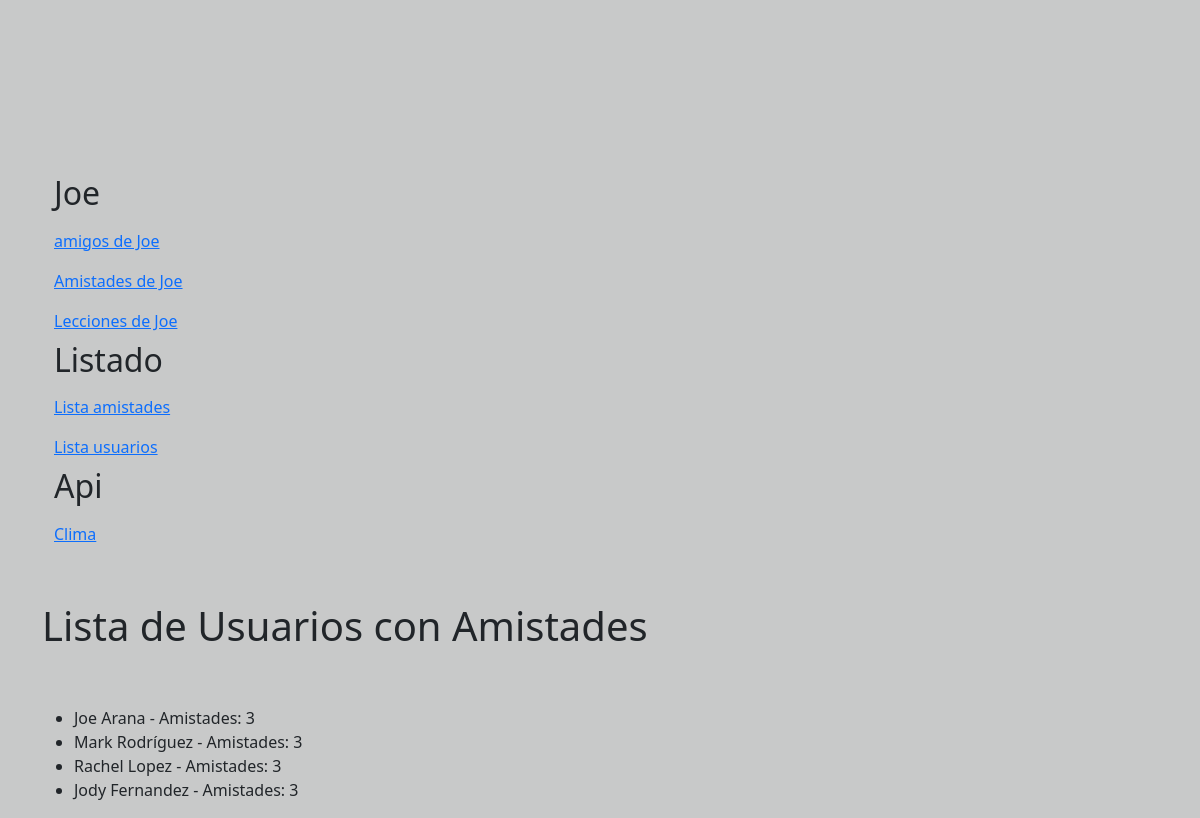
Page /amistades_usuarios/ on the committed database.
### aplicacion/models.py (models this page shows, shortened)
class Estudiante(models.Model):
    nombre = models.CharField(max_length=50, blank=False)
    apellido = models.CharField(max_length=50, blank=False)
    email = models.EmailField(blank=False)
    lecciones = models.ManyToManyField(Curso, related_name='estudiantes')
    amigos = models.ManyToManyField('self', blank=True)

### aplicacion/views.py (the view)
# urls.py: path('amistades_usuarios/', listar_amistades_usuarios, name="amistades_usuarios"),
def listar_amistades_usuarios(request):
    usuarios_con_amistades = Estudiante.objects.annotate(num_amistades=Count('amigos'))
    contexto = {'usuarios': usuarios_con_amistades}
    return render(request, "aplicacion/listar_amistades_usuarios.html", contexto)

### aplicacion/templates/aplicacion/listar_amistades_usuarios.html
{% extends 'aplicacion/home.html' %}
{% load static %}
{% block contenido %}
<body>
    <h1>Lista de Usuarios con Amistades</h1>
    <br><br>
    <ul>
        {% for usuario in usuarios %}
            <li>{{ usuario.nombre }} {{ usuario.apellido }} - Amistades: {{ usuario.num_amistades }}</li>
        {% endfor %}
    </ul>
</body>
{% endblock contenido %}

### aplicacion/static/aplicacion/css/styles.css (style rules this page uses)
body { background-color: rgb(200, 201, 201); display: flex; justify-content: center; align-items: center; width: 100%; height: 100%; flex-direction: column; }

### rows in the picture
Estudiante: nombre "Joe", apellido "Arana", num_amistades "3"
Estudiante: nombre "Mark", apellido "Rodríguez", num_amistades "3"
Estudiante: nombre "Rachel", apellido "Lopez", num_amistades "3"
Estudiante: nombre "Jody", apellido "Fernandez", num_amistades "3"
